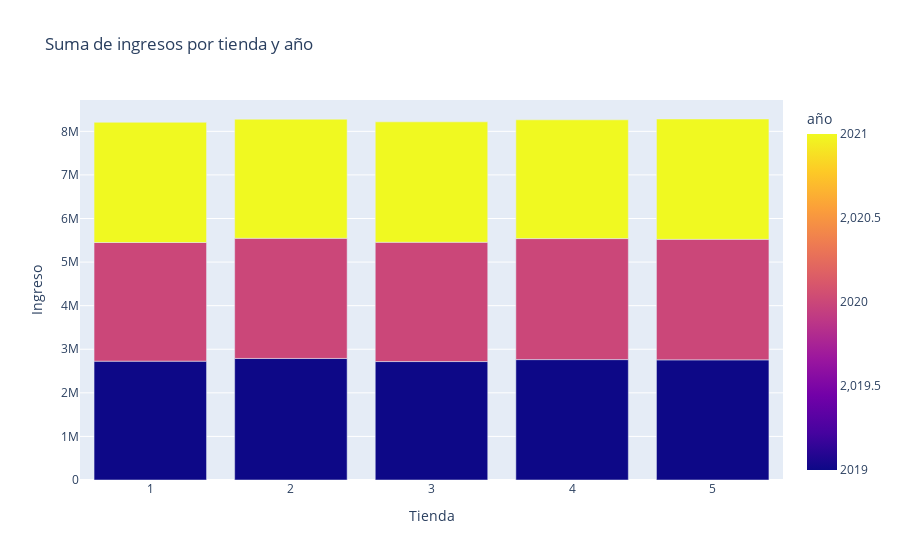

Notebook source saved alongside this figure:
### Code cell
fig4 = px.bar(ingreso_por_tienda_año, x='Tienda', y='Ingreso', color='año', title='Suma de ingresos por tienda y año')
fig4.show()

### Figure 1 — Plotly figure (JSON) as saved in the notebook; plotly's stock layout.template omitted (floating-point values rounded to 4 significant figures)
{"data": [{"alignmentgroup": "True", "hovertemplate": "Tienda=%{x}<br>Ingreso=%{y}<br>año=%{marker.color}<extra></extra>", "legendgroup": "", "marker": {"color": [2019, 2020, 2021, 2019, 2020, 2021, 2019, 2020, 2021, 2019, 2020, 2021, 2019, 2020, 2021], "coloraxis": "coloraxis", "pattern": {"shape": ""}}, "name": "", "offsetgroup": "", "orientation": "v", "showlegend": false, "textposition": "auto", "type": "bar", "x": [1, 1, 1, 2, 2, 2, 3, 3, 3, 4, 4, 4, 5, 5, 5], "xaxis": "x", "y": [2727068, 2722492, 2758349, 2788925, 2757390, 2731823, 2717847, 2737070, 2762554, 2762533, 2777211, 2724338, 2756676, 2765503, 2761123], "yaxis": "y"}], "layout": {"autosize": true, "barmode": "relative", "coloraxis": {"colorbar": {"title": {"text": "año"}}, "colorscale": [[0, "#0d0887"], [0.1111, "#46039f"], [0.2222, "#7201a8"], [0.3333, "#9c179e"], [0.4444, "#bd3786"], [0.5556, "#d8576b"], [0.6667, "#ed7953"], [0.7778, "#fb9f3a"], [0.8889, "#fdca26"], [1, "#f0f921"]]}, "legend": {"tracegroupgap": 0}, "title": {"text": "Suma de ingresos por tienda y año"}, "xaxis": {"anchor": "y", "autorange": true, "domain": [0, 1], "range": [0.5, 5.5], "title": {"text": "Tienda"}, "type": "linear"}, "yaxis": {"anchor": "x", "autorange": true, "domain": [0, 1], "range": [0, 8719000.0], "title": {"text": "Ingreso"}, "type": "linear"}}}
